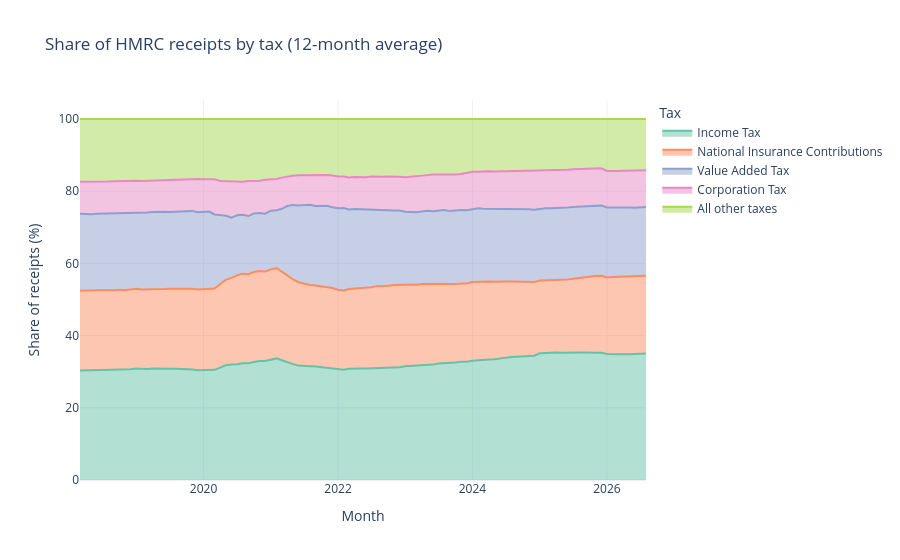

The notebook cell saved with this chart:
### Markdown cell above
**Cell 8**

**Action:** Calculated the correlation between eight of the main taxes and drew it as a colour-coded heatmap.Used function: shorten_tax_names (Cell 1)

**Business question:** Do some taxes move together?

**Result:** The strongest link is between Income Tax and National Insurance (0.82), which makes sense because both are collected through payroll. Income Tax and Capital Gains Tax are also closely linked (0.70), and so are National Insurance and Inheritance Tax (0.70). Fuel duties have weak or slightly negative links with most taxes, so they behave differently from the rest.

**Note:** Correlation shows that two taxes move together, not that one causes the other. Part of what we see comes from shared patterns, like the January spike and the general upward trend. We'll test the Income Tax and NICs link properly in the statistics notebook.

### Code cell
# Cell 9
# Pick the four biggest taxes
big4 = ["Income Tax", "National Insurance Contributions", "Value Added Tax", "Corporation Tax"]

# Start a table with those four
mix = df[big4].copy() #creates a new DataFrame with the four biggest taxes

# Add one more column for everything else: the total minus the big four
mix["All other taxes"] = df["Total HMRC Receipts"] - df[big4].sum(axis=1) #calculates the receipts for all other taxes by subtracting the sum of the big four taxes from the total HMRC receipts and adds it as a new column to the mix DataFrame

# Smooth each column with a 12-month average, so seasonal spikes don't hide the long-term story
# dropna() removes the first 11 months, which don't have a full year of data yet
smooth = mix.rolling(12).mean().dropna()

# Turn the table into "long" format, which Plotly needs: one row per month per tax
long_mix = smooth.reset_index().melt(id_vars="Month", var_name="Tax", value_name="Receipts (£ million)")

# Draw the stacked area chart
# groupnorm="percent" makes every month add up to 100%, so we see the share of each tax
fig = px.area(
    long_mix,
    x="Month",
    y="Receipts (£ million)",
    color="Tax",
    groupnorm="percent",
    title="Share of HMRC receipts by tax (12-month average)",
    color_discrete_sequence=px.colors.qualitative.Set2,
) #creates the stacked area chart, with each tax represented by a different colour, and the y-axis showing the share of each tax as a percentage of total receipts


# Label the vertical axis as a percentage, use a white background and show all values on hover
fig.update_layout(template="plotly_white", yaxis_title="Share of receipts (%)", hovermode="x unified")

# Display the chart
fig.show()
